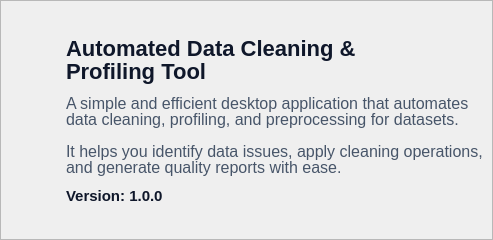
                           <widget class="QFrame" name="frame_62">
                            <property name="minimumSize">
                             <size>
                              <width>0</width>
                              <height>240</height>
                             </size>
                            </property>
                            <property name="maximumSize">
                             <size>
                              <width>16777215</width>
                              <height>280</height>
                             </size>
                            </property>
                            <property name="styleSheet">
                             <string notr="true">QFrame#frame_62{
	border:1px solid rgb(214, 214, 214);
	border-radius:10px;
}</string>
                            </property>
                            <property name="frameShape">
                             <enum>QFrame::StyledPanel</enum>
                            </property>
                            <property name="frameShadow">
                             <enum>QFrame::Raised</enum>
                            </property>
                            <layout class="QHBoxLayout" name="horizontalLayout_32">
                             <property name="leftMargin">
                              <number>0</number>
                             </property>
                             <property name="topMargin">
                              <number>0</number>
                             </property>
                             <property name="rightMargin">
                              <number>0</number>
                             </property>
                             <property name="bottomMargin">
                              <number>0</number>
                             </property>
                             <item>
                              <widget class="QFrame" name="frame_51">
                               <property name="styleSheet">
                                <string notr="true">border:none;
border-radius:10px;</string>
                               </property>
                               <property name="frameShape">
                                <enum>QFrame::StyledPanel</enum>
                               </property>
                               <property name="frameShadow">
                                <enum>QFrame::Raised</enum>
                               </property>
                               <layout class="QHBoxLayout" name="horizontalLayout_33">
                                <item>
                                 <widget class="QPushButton" name="pushButton_3">
                                  <property name="minimumSize">
                                   <size>
                                    <width>0</width>
                                    <height>180</height>
                                   </size>
                                  </property>
                                  <property name="text">
                                   <string/>
                                  </property>
                                  <property name="icon">
                                   <iconset>
                                    <normaloff>../assets/icons/data-cleansing.png</normaloff>../assets/icons/data-cleansing.png</iconset>
                                  </property>
                                  <property name="iconSize">
                                   <size>
                                    <width>300</width>
                                    <height>200</height>
                                   </size>
                                  </property>
                                 </widget>
                                </item>
                               </layout>
                              </widget>
                             </item>
                             <item>
                              <widget class="QFrame" name="frame_65">
                               <property name="minimumSize">
                                <size>
                                 <width>0</width>
                                 <height>0</height>
                                </size>
                               </property>
                               <property name="styleSheet">
                                <string notr="true">border:none;
border-radius:10px;</string>
                               </property>
                               <property name="frameShape">
                                <enum>QFrame::StyledPanel</enum>
                               </property>
                               <property name="frameShadow">
                                <enum>QFrame::Raised</enum>
                               </property>
                               <layout class="QVBoxLayout" name="verticalLayout_24">
                                <property name="topMargin">
                                 <number>0</number>
                                </property>
                                <property name="bottomMargin">
                                 <number>0</number>
                                </property>
                                <item>
                                 <widget class="QLabel" name="label_5">
                                  <property name="sizePolicy">
                                   <sizepolicy hsizetype="Preferred" vsizetype="Preferred">
                                    <horstretch>0</horstretch>
                                    <verstretch>0</verstretch>
                                   </sizepolicy>
                                  </property>
                                  <property name="text">
                                   <string>&lt;div style=&quot;
    font-family:'Segoe UI';
    color:#0F172A;
    line-height:0.9;
&quot;&gt;
    
    &lt;span style=&quot;
        font-size:22px;
        font-weight:550;
    &quot;&gt;
        Automated Data Cleaning &amp;&lt;br&gt;
        Profiling Tool
    &lt;/span&gt;
    
    &lt;br&gt;&lt;br&gt;
    
    &lt;span style=&quot;
        font-size:16px;
        font-weight:400;
        color:#475569;
    &quot;&gt;
        A simple and efficient desktop application that automates
        &lt;br&gt;
        data cleaning, profiling, and preprocessing for datasets.
        &lt;br&gt;&lt;br&gt;
        It helps you identify data issues, apply cleaning operations,
        &lt;br&gt;
        and generate quality reports with ease.
    &lt;/span&gt;
  
    &lt;br&gt;&lt;br&gt;
  
    &lt;span style=&quot;
        font-size:15px;
        font-weight:500;
       color:#0F172A;
    &quot;&gt;
        Version: 1.0.0
    &lt;/span&gt;

&lt;/div&gt;</string>
                                  </property>
                                 </widget>
                                </item>
                               </layout>
                              </widget>
                             </item>
                            </layout>
                           </widget>
